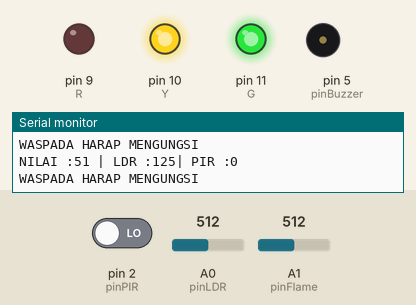
This sketch was run on a simulated Arduino Uno, built with avr-gcc and run on an emulated ATmega328P. Shown: output pins drawn as LEDs (lit = HIGH), buzzer (waves = sounding, pin HIGH), the last lines printed to the serial monitor. The inputs (shaded band) are chosen by the test bench; at power-on: A1 (pinFlame) = 512, A0 (pinLDR) = 512, pin 2 (pinPIR) LOW.

Above: at 1.27 s.
1.3 s: A1 (pinFlame) set to 530
At 2.1 s:
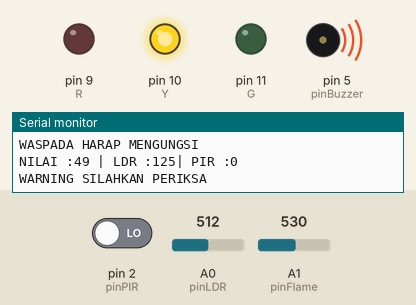
4.3 s: A1 (pinFlame) set to 306
At 5.32 s:
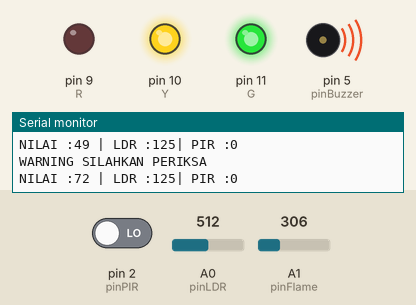
7.3 s: A1 (pinFlame) set to 1023
At 7.9 s:
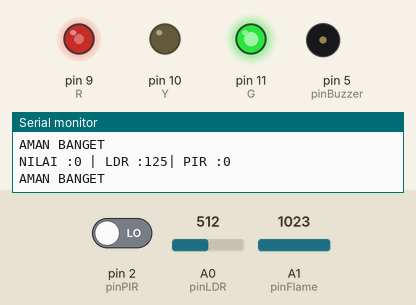
8.8 s: A0 (pinLDR) set to 122
At 9.6 s:
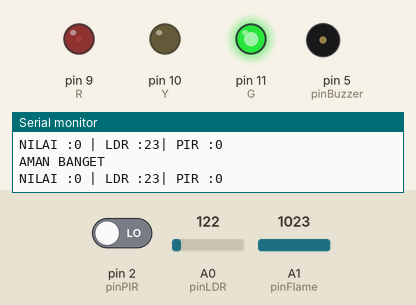
10.3 s: A0 (pinLDR) set to 716
At 11.5 s:
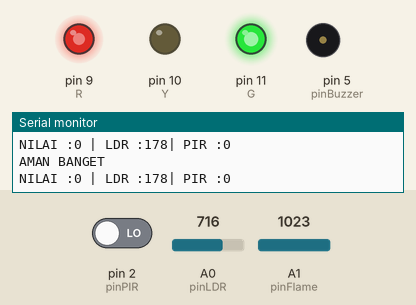
11.8 s: A0 (pinLDR) set to 10
At 12.2 s:
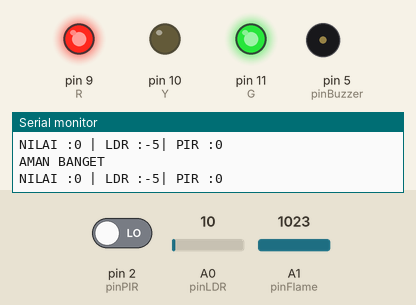
Timing chart, 0 to 14.3 s (numbered marks = the images above; inputs shaded):
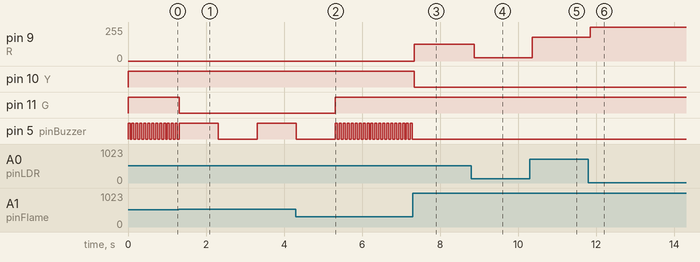

The sketch:

1_SENSOR_FLAME_Challenge_2.ino
```cpp
int pinFlame =A1;
int pinLDR=A0;
int pinPIR=2;
int pinBuzzer=5;
int R=9;
int Y=10;
int G=11;

void setup() {
Serial.begin(9600);
pinMode(pinBuzzer,OUTPUT);
pinMode(pinPIR,INPUT);
pinMode(R,OUTPUT);
pinMode(Y,OUTPUT);
pinMode(G,OUTPUT);

}

void loop() {
  //BACA DATA
  int bacaFlame=analogRead(pinFlame);
  int bacaLDR=analogRead(pinLDR);
  int bacaPIR=digitalRead(pinPIR);
      bacaFlame=map(bacaFlame,24,1016,100,0);
      bacaLDR=map(bacaLDR,30,1010,0,255);

  //PRINT SERIAL
  Serial.print("NILAI :");
  Serial.print(bacaFlame);
  Serial.print(" | LDR :");
  Serial.print(bacaLDR);
  Serial.print("| PIR :");
  Serial.print(bacaPIR);
  Serial.println();

 //LOGIKA LDR
analogWrite(R,bacaLDR);

  //LOGIKA FLAME
if(bacaFlame==0){
  Serial.println("AMAN BANGET");
  digitalWrite(pinBuzzer,LOW);
  digitalWrite(G,HIGH);
  digitalWrite(Y,LOW);
}else if(bacaFlame >=20 && bacaFlame <=50){
  digitalWrite(Y,HIGH);
  digitalWrite(R,LOW);
  digitalWrite(G,LOW);
  Serial.println("WARNING SILAHKAN PERIKSA");
  digitalWrite(pinBuzzer,HIGH);
  delay(1000);
  digitalWrite(pinBuzzer,LOW);
  delay(1000);
}else if(bacaFlame >=50){
  digitalWrite(Y,HIGH);
  digitalWrite(G,HIGH);
  digitalWrite(R,LOW);
  Serial.println("WASPADA HARAP MENGUNGSI");
  digitalWrite(pinBuzzer,HIGH);
  delay(50);
  digitalWrite(pinBuzzer,LOW);
  delay(50);
}
  }
```

Measured:
- the behaviour switches between 519 and 520 on A1 (pinFlame) (found by bisection; images 0 and 1)
- after the input at 1.3 s, pin 11 (G): HIGH → LOW at once
- after the input at 4.3 s, pin 11 (G): LOW → HIGH after 1.0 s
- after the input at 7.3 s, pin 9 (R): 0/255 → 125/255 at once; pin 10 (Y): HIGH → LOW at once; pin 5 (pinBuzzer): stops changing and stays LOW
- after the input at 8.8 s, pin 9 (R): 125/255 → 23/255 after 0.07 s
- after the input at 10.3 s, pin 9 (R): 23/255 → 178/255 after 0.07 s
- after the input at 11.8 s, pin 9 (R): 178/255 → 255/255 after 0.05 s
- by itself, pin 5 (pinBuzzer): repeats every 0.10 s: HIGH 0.05 s, LOW 0.05 s
